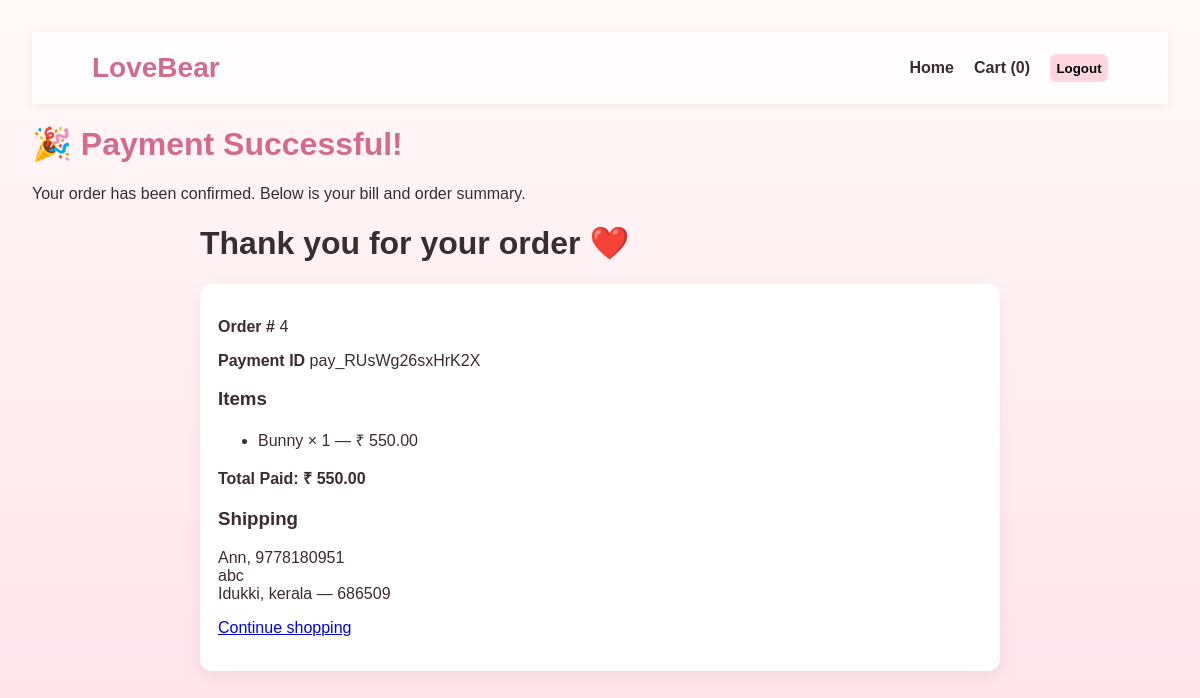
Screenshot of /order_success.php?id=4 (signed in) with the database file from the repository.
### tables this page shows
CREATE TABLE `orders` (
  `id` int(11) NOT NULL,
  `items` text NOT NULL,
  `total` decimal(10,2) NOT NULL,
  `created_at` timestamp NOT NULL DEFAULT current_timestamp(),
  `user_id` int(11) DEFAULT NULL,
  `razorpay_order_id` varchar(255) DEFAULT NULL,
  `razorpay_payment_id` varchar(255) DEFAULT NULL,
  `payment_status` varchar(50) DEFAULT 'pending',
  `shipping_address` text DEFAULT NULL
);

### config.php (called while the page is built, shortened)
<?php
function e($s) {
    return htmlspecialchars($s ?? '', ENT_QUOTES, 'UTF-8');
}
?>

### order_success.php (the view, shortened to what this page needs)
<?php
require_once 'config.php';
$id = isset($_GET['id']) ? (int)$_GET['id'] : 0;
$stmt = $pdo->prepare("SELECT * FROM orders WHERE id = :id LIMIT 1");
$stmt->execute([':id' => $id]);
$order = $stmt->fetch();
$items = json_decode($order['items'], true);
$shipping = json_decode($order['shipping_address'], true);
?>
<!doctype html>
<html>
<head>
</head>
<body>
  <header>
  <div class="logo">LoveBear</div>
  <nav>
    <a href="index.php">Home</a>
    <a href="cart.php">Cart (<?php echo array_sum($_SESSION['cart'] ?? []); ?>)</a>
    <form method="post" action="logout.php" style="display:inline">
      <button class="qty-btn" type="submit">Logout</button>
    </form>
  </nav>
</header>
  <h1 style="color:#d26b8c;">🎉 Payment Successful!</h1>
<p>Your order has been confirmed. Below is your bill and order summary.</p>
<div class="wrap">
  <h1>Thank you for your order ❤️</h1>
  <div class="card">
    <p><strong>Order #</strong> <?php echo e($order['id']); ?></p>
    <p><strong>Payment ID</strong> <?php echo e($order['razorpay_payment_id']); ?></p>
    <h3>Items</h3>
    <ul>
      <?php foreach ($items as $it): ?>
        <li><?php echo e($it['name']); ?> × <?php echo (int)$it['qty']; ?> — ₹ <?php echo number_format($it['subtotal'],2); ?></li>
      <?php endforeach; ?>
    </ul>
    <p style="font-weight:800">Total Paid: ₹ <?php echo number_format($order['total'],2); ?></p>
    <h3>Shipping</h3>
    <p><?php echo e($shipping['name']); ?>, <?php echo e($shipping['phone']); ?><br>
       <?php echo nl2br(e($shipping['address'])); ?><br>
       <?php echo e($shipping['district']); ?>, <?php echo e($shipping['state']); ?> — <?php echo e($shipping['pincode']); ?></p>
    <p><a href="index.php">Continue shopping</a></p>
  </div>
</div>
</body>
</html>

### order_success.php (style rules this page uses)
:root { --light-pink: #ffe4ec; --soft-rose: #ffd6e0; --rose: #ffb6c1; --cream: #fff9f9; --deep-rose: #d26b8c; --text: #3a2c32; --muted: #766d70; --white: #ffffff; --shadow: 0 6px 18px rgba(0,0,0,0.08); --glow: 0 0 20px rgba(255,182,193,0.3); }
body { font-family:sans-serif;padding:24px;background:linear-gradient(180deg,#fff9f9,#ffe4ec);color:#3a2c32 }
header { display:flex;justify-content:space-between;align-items:center;padding:20px 60px;background:rgba(255,255,255,0.7);backdrop-filter:blur(10px);box-shadow:0 2px 10px rgba(0,0,0,0.05);position:sticky;top:0;z-index:100;flex-wrap:wrap; }
.logo { font-size:28px;font-weight:800;color:var(--deep-rose); }
nav { display:flex;align-items:center;gap:20px;flex-wrap:wrap; }
nav a { text-decoration:none;color:var(--text);font-weight:600;transition:0.3s; }
.wrap { max-width:800px;margin:0 auto }
.card { background:#fff;padding:18px;border-radius:12px;box-shadow:0 6px 18px rgba(0,0,0,0.06) }
.qty-btn { background:var(--soft-rose);border:none;border-radius:6px;width:58px;height:28px;cursor:pointer;font-weight:bold; }

### rows the page displays
orders: id "4", razorpay_payment "pay_RUsWg26sxHrK2X", total "550.00", shipping_address "Ann", shipping_address "9778180951", shipping_address "abc", shipping_address "Idukki", shipping_address "kerala", shipping_address "686509"

### other values shown
array_sum($_SESSION['cart'] ?? []) "0"
$it['name'] "Bunny"
$it['qty'] "1"
$it['subtotal'] "550.00"
